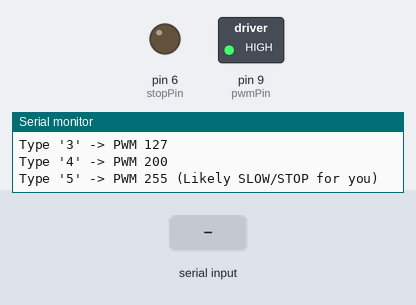
Bench run of a sketch on a simulated Arduino Uno, built with avr-gcc and run on an emulated ATmega328P. On the bench: switched loads named in the sketch (green lamp = pin HIGH), output pins drawn as LEDs (lit = HIGH), the last lines printed to the serial monitor. The test bench sets the inputs (shaded band).

Above: at 1.3 s.
1.4 s: "g" received over Serial
At 1.7 s:
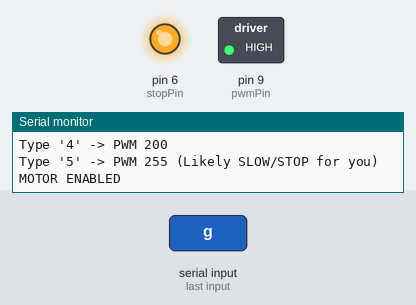
2.9 s: "1" received over Serial
At 4.0 s:
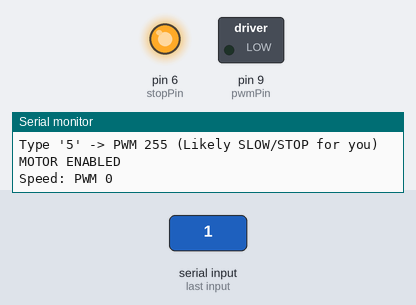
4.4 s: "s" received over Serial
At 5.1 s:
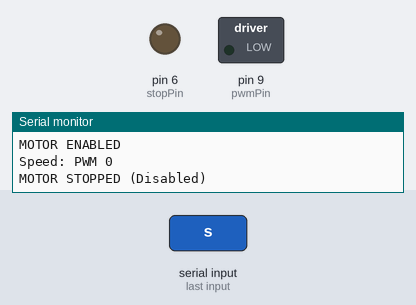
5.9 s: "3" received over Serial
At 6.3 s:
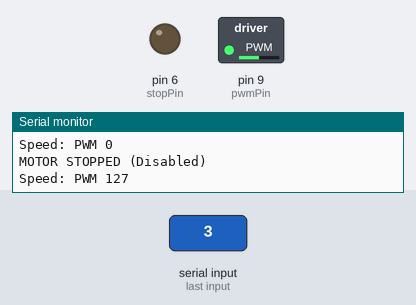
7.4 s: "4" received over Serial
At 8.6 s:
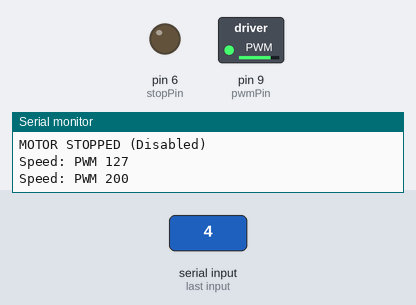
8.9 s: "g" received over Serial
At 9.8 s:
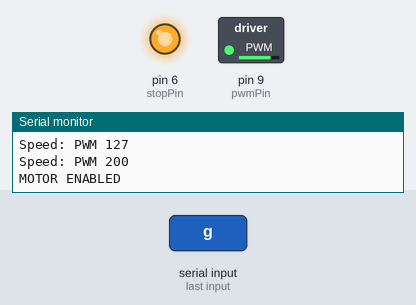
Timing chart, 0 to 11.4 s (numbered marks = the images above; inputs shaded):
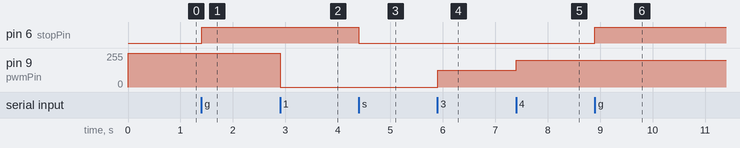

Measured:
- after the input at 1.4 s, pin 6 (stopPin): LOW → HIGH at once
- after the input at 2.9 s, pin 9 (pwmPin): 255/255 → 0/255 at once
- after the input at 4.4 s, pin 6 (stopPin): HIGH → LOW at once
- after the input at 5.9 s, pin 9 (pwmPin): 0/255 → 127/255 at once
- after the input at 7.4 s, pin 9 (pwmPin): 127/255 → 200/255 at once
- after the input at 8.9 s, pin 6 (stopPin): LOW → HIGH at once

The sketch:

sketch_dec29c.ino
```cpp
// ZS-X11H V2 Speed Tester
// Type '1' for PWM 0, '5' for PWM 255 to find your range.

const int pwmPin = 9;   // White Header P
const int stopPin = 6;  // Green Terminal STOP

void setup() {
  pinMode(pwmPin, OUTPUT);
  pinMode(stopPin, OUTPUT);

  // Start with Safety Lock
  digitalWrite(stopPin, LOW);

  // Initialize PWM to 255 (If logic is inverted, this might be STOP)
  analogWrite(pwmPin, 255);

  Serial.begin(9600);
  Serial.println("--- ZS-X11H Speed Tester ---");
  Serial.println("Press 'g' to Enable Motor.");
  Serial.println("Press 's' to Stop/Disable.");
  Serial.println("Type '1' -> PWM 0   (Likely FAST for you)");
  Serial.println("Type '2' -> PWM 60");
  Serial.println("Type '3' -> PWM 127");
  Serial.println("Type '4' -> PWM 200");
  Serial.println("Type '5' -> PWM 255 (Likely SLOW/STOP for you)");
}

void loop() {
  if (Serial.available()) {
    char cmd = Serial.read();

    // --- ENABLE/DISABLE ---
    if (cmd == 'g') {
      Serial.println("MOTOR ENABLED");
      digitalWrite(stopPin, HIGH);
    }
    if (cmd == 's') {
      Serial.println("MOTOR STOPPED (Disabled)");
      digitalWrite(stopPin, LOW);
    }

    // --- SPEED CONTROL ---
    if (cmd == '1') {
      Serial.println("Speed: PWM 0");
      analogWrite(pwmPin, 0);
    }
    if (cmd == '2') {
      Serial.println("Speed: PWM 60");
      analogWrite(pwmPin, 60);
    }
    if (cmd == '3') {
      Serial.println("Speed: PWM 127");
      analogWrite(pwmPin, 127);
    }
    if (cmd == '4') {
      Serial.println("Speed: PWM 200");
      analogWrite(pwmPin, 200);
    }
    if (cmd == '5') {
      Serial.println("Speed: PWM 255");
      analogWrite(pwmPin, 255);
    }
  }
}
```
